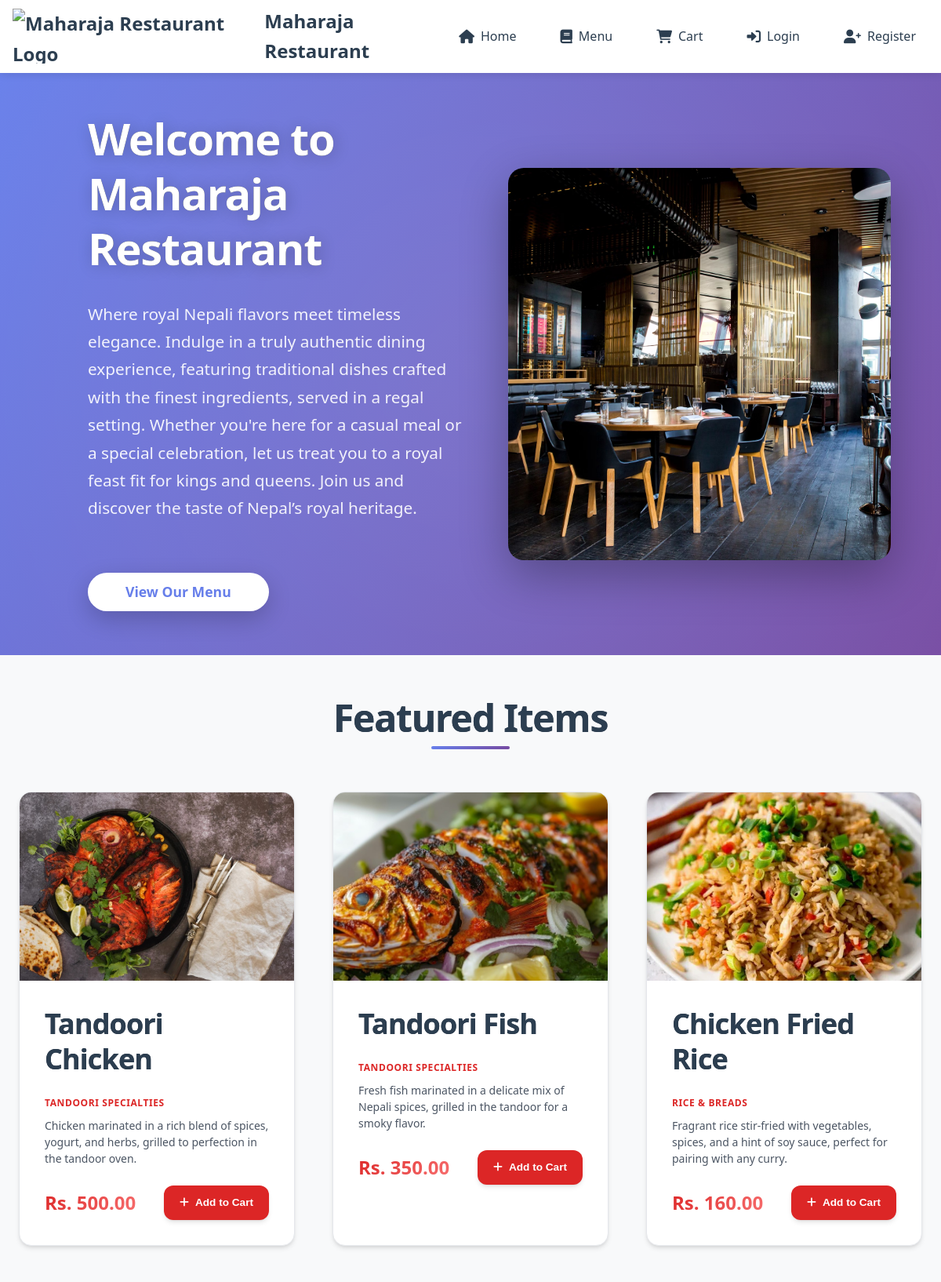
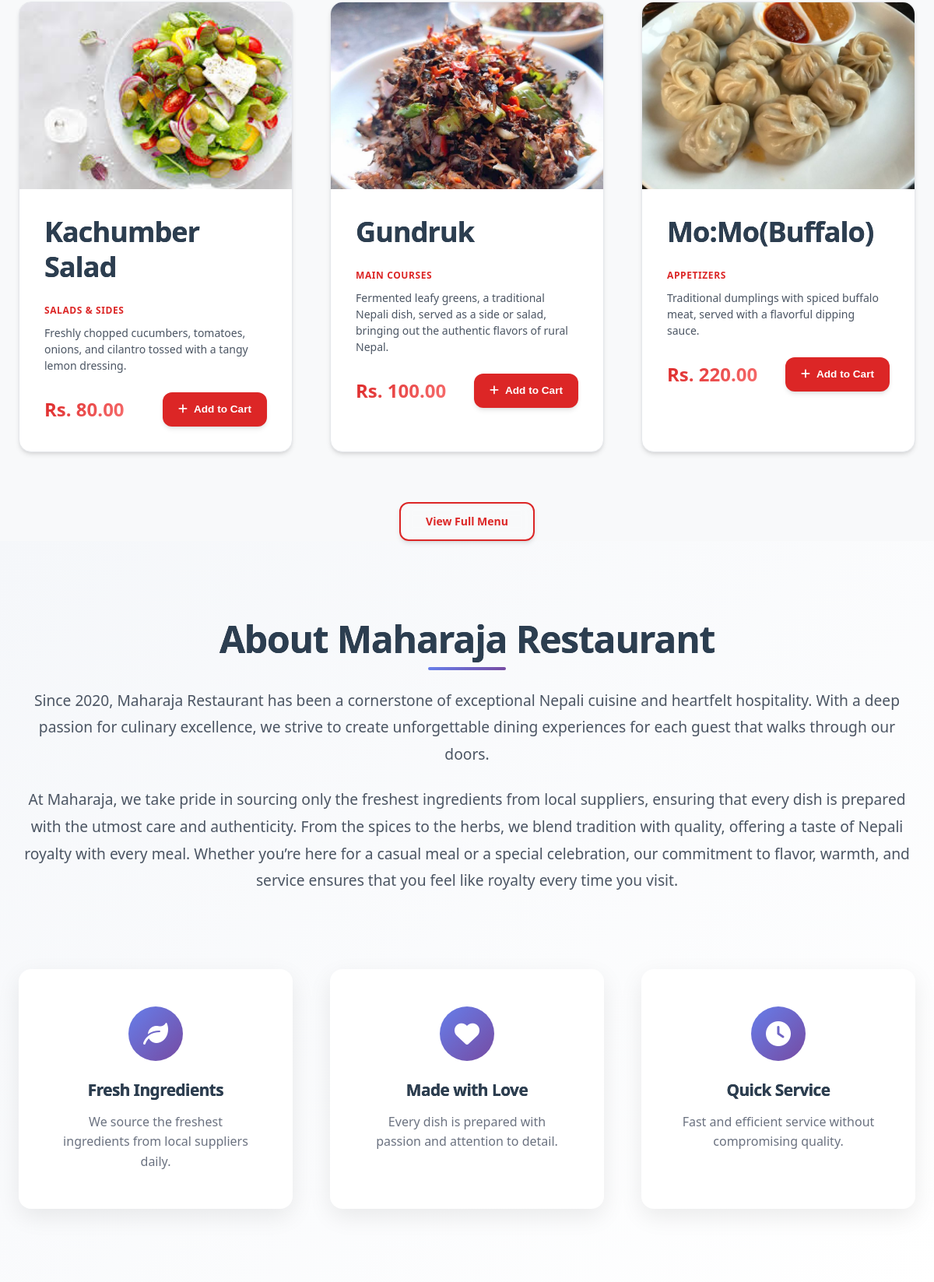
The page / (upper part) on the database its author committed (2 pictures, top to bottom).
### tables this page shows
CREATE TABLE `products` (
  `id` int(11) NOT NULL,
  `category_id` int(11) NOT NULL,
  `name` varchar(20) NOT NULL,
  `description` text DEFAULT NULL,
  `price` decimal(10,2) NOT NULL,
  `image` varchar(255) DEFAULT NULL,
  `is_active` tinyint(1) NOT NULL DEFAULT 1,
  `created_at` timestamp NOT NULL DEFAULT current_timestamp(),
  `updated_at` timestamp NOT NULL DEFAULT current_timestamp() ON UPDATE current_timestamp()
);

CREATE TABLE `categories` (
  `id` int(11) NOT NULL,
  `name` varchar(255) NOT NULL,
  `description` text DEFAULT NULL,
  `created_at` timestamp NOT NULL DEFAULT current_timestamp(),
  `updated_at` timestamp NOT NULL DEFAULT current_timestamp() ON UPDATE current_timestamp()
);

### includes/functions.php (called while the page is built, shortened)
<?php
function h(?string $string): string {
    return $string !== null ? htmlspecialchars($string, ENT_QUOTES, 'UTF-8') : '';
}
function formatCurrency(float $amount): string {
    return 'Rs. ' . number_format($amount, 2);
}
function isLoggedIn(): bool {
    return isset($_SESSION['user_id']) && !empty($_SESSION['user_id']);
}

### index.php (the view, shortened to what this page needs)
<?php
require_once 'includes/header.php';
$stmt = $pdo->query("SELECT p.*, c.name as category_name FROM products p JOIN categories c ON p.category_id = c.id ORDER BY RAND() LIMIT 6");
$featuredProducts = $stmt->fetchAll();
?>
<section class="hero">
    <div class="hero-content">
        <h1>Welcome to Maharaja Restaurant</h1>
        <p>Where royal Nepali flavors meet timeless elegance. Indulge in a truly authentic dining experience, featuring traditional dishes crafted with the finest ingredients, served in a regal setting. Whether you're here for a casual meal or a special celebration, let us treat you to a royal feast fit for kings and queens. Join us and discover the taste of Nepal’s royal heritage.</p>
        <a href="menu.php" class="btn btn-primary">View Our Menu</a>
    </div>
    <div class="hero-image">
        <img src="./uploads/hero.jpg" alt="Restaurant Interior">
    </div>
</section>
<section class="featured-menu">
    <div class="container">
        <h2 class="section-title">Featured Items</h2>
        <div class="products-grid">
            <?php foreach ($featuredProducts as $product): ?>
                <div class="product-card">
                    <div class="product-image">
                        <?php if ($product['image']): ?>
                            <img src="uploads/<?php echo h($product['image']); ?>" alt="<?php echo h($product['name']); ?>">
                        <?php else: ?>
                            <div class="no-image">
                                <i class="fas fa-utensils"></i>
                            </div>
                        <?php endif; ?>
                    </div>
                    <div class="product-info">
                        <h3><?php echo h($product['name']); ?></h3>
                        <p class="product-category"><?php echo h($product['category_name']); ?></p>
                        <p class="product-description"><?php echo h($product['description']); ?></p>
                        <div class="product-footer">
                            <span class="price"><?php echo formatCurrency($product['price']); ?></span>
                            <form method="POST" action="cart.php" class="add-to-cart-form" style="display: inline;">
                                <button type="submit" class="btn btn-sm add-to-cart">
                                    <i class="fas fa-plus"></i> Add to Cart
                                </button>
                            </form>
                        </div>
                    </div>
                </div>
            <?php endforeach; ?>
        </div>
        <div class="text-center">
            <a href="menu.php" class="btn btn-outline">View Full Menu</a>
        </div>
    </div>
</section>
<section class="about">
    <div class="container">
        <div class="about-content">
            <div class="about-text">
                <h2>About Maharaja Restaurant</h2>
                <p>Since 2020, Maharaja Restaurant has been a cornerstone of exceptional Nepali cuisine and heartfelt hospitality. With a deep passion for culinary excellence, we strive to create unforgettable dining experiences for each guest that walks through our doors.</p>
                <p>At Maharaja, we take pride in sourcing only the freshest ingredients from local suppliers, ensuring that every dish is prepared with the utmost care and authenticity. From the spices to the herbs, we blend tradition with quality, offering a taste of Nepali royalty with every meal. Whether you’re here for a casual meal or a special celebration, our commitment to flavor, warmth, and service ensures that you feel like royalty every time you visit.</p>
                <div class="features">
                    <div class="feature">
                        <i class="fas fa-leaf"></i>
                        <h3>Fresh Ingredients</h3>
                        <p>We source the freshest ingredients from local suppliers daily.</p>
                    </div>
                    <div class="feature">
                        <i class="fas fa-heart"></i>
                        <h3>Made with Love</h3>
                        <p>Every dish is prepared with passion and attention to detail.</p>
                    </div>
                    <div class="feature">
                        <i class="fas fa-clock"></i>
                        <h3>Quick Service</h3>
                        <p>Fast and efficient service without compromising quality.</p>
                    </div>
                </div>
            </div>
        </div>
    </div>
</section>
<?php require_once 'includes/footer.php'; ?>

### includes/header.php (shortened to what this page needs)
<?php
require_once __DIR__ . '/functions.php';
?>
<!DOCTYPE html>
<html lang="en">
<head>
    <link rel="stylesheet" href="css/styles.css">
    <link href="https://cdnjs.cloudflare.com/ajax/libs/font-awesome/6.0.0/css/all.min.css" rel="stylesheet">
</head>
<body>
    <nav class="navbar">
        <div class="nav-container">
            <a href="index.php" class="nav-brand">
                <img src="uploads/Maharaja_Restaurant.png" alt="Maharaja Restaurant Logo" style="height: 70px; width: auto;">
                Maharaja Restaurant
            </a>
            <div class="nav-menu" id="nav-menu">
                <a href="index.php" class="nav-link">
                    <i class="fas fa-home"></i> Home
                </a>
                <a href="menu.php" class="nav-link">
                    <i class="fas fa-book"></i> Menu
                </a>
                <a href="cart.php" class="nav-link cart-link">
                    <i class="fas fa-shopping-cart"></i>
                    Cart
                </a>
                <?php if (isLoggedIn()): ?>
                    <a href="my-orders.php" class="nav-link">
                        <i class="fas fa-receipt"></i> My Orders
                    </a>
                    <div class="nav-dropdown">
                        <a href="#" class="nav-link dropdown-toggle">
                            <i class="fas fa-user"></i>
                            <?php echo h($_SESSION['user_name']); ?>
                            <i class="fas fa-chevron-down"></i>
                        </a>
                        <div class="dropdown-menu">
                            <a href="profile.php" class="dropdown-link">
                                <i class="fas fa-user-edit"></i> Profile
                            </a>
                            <a href="logout.php" class="dropdown-link">
                                <i class="fas fa-sign-out-alt"></i> Logout
                            </a>
                        </div>
                    </div>
                <?php else: ?>
                    <a href="login.php" class="nav-link">
                        <i class="fas fa-sign-in-alt"></i> Login
                    </a>
                    <a href="register.php" class="nav-link">
                        <i class="fas fa-user-plus"></i> Register
                    </a>
                <?php endif; ?>
            </div>
        </div>
    </nav>
</body>
</html>

### includes/footer.php (shortened to what this page needs)
</body>
</html>

### rows shown on the page
products: image (picture), name "Tandoori Chicken", category.name "TANDOORI SPECIALTIES", description "Chicken marinated in a rich blend of spices, yogurt, and herbs, grilled to perfection in the tandoor oven.", price "Rs. 500.00"
products: image (picture), name "Tandoori Fish", category.name "TANDOORI SPECIALTIES", description "Fresh fish marinated in a delicate mix of Nepali spices, grilled in the tandoor for a smoky flavor.", price "Rs. 350.00"
products: image (picture), name "Chicken Fried Rice", category.name "RICE & BREADS", description "Fragrant rice stir-fried with vegetables, spices, and a hint of soy sauce, perfect for pairing with any curry.", price "Rs. 160.00"
products: image (picture), name "Kachumber Salad", category.name "SALADS & SIDES", description "Freshly chopped cucumbers, tomatoes, onions, and cilantro tossed with a tangy lemon dressing.", price "Rs. 80.00"
products: image (picture), name "Gundruk", category.name "MAIN COURSES", description "Fermented leafy greens, a traditional Nepali dish, served as a side or salad, bringing out the authentic flavors of rural Nepal.", price "Rs. 100.00"
products: image (picture), name "Mo:Mo(Buffalo)", category.name "APPETIZERS", description "Traditional dumplings with spiced buffalo meat, served with a flavorful dipping sauce.", price "Rs. 220.00"
